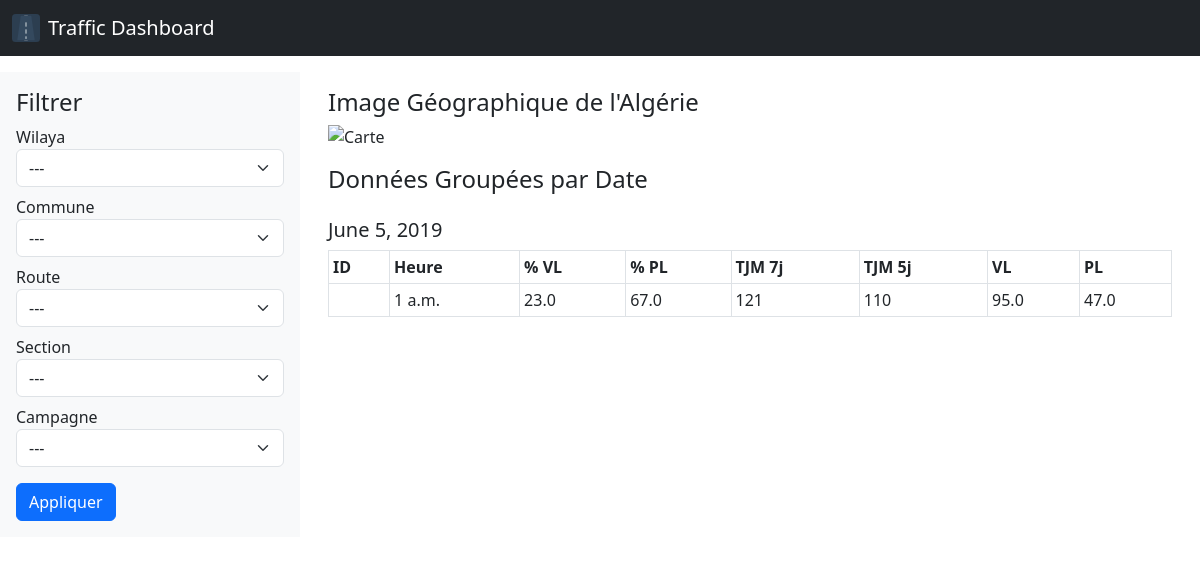
The page / on the database its author committed.
### main/models.py (models this page shows, shortened)
class Traffic(models.Model):
    brutedata = models.ForeignKey('BruteData', on_delete=models.CASCADE, related_name='traffic', null=True)
    date = models.DateField(null=True, blank=True)
    heure = models.TimeField(null=True, blank=True)
    trafic = models.FloatField(null=True, blank=True)
    percent_PL = models.FloatField(null=True, blank=True)
    percent_VL = models.FloatField(null=True, blank=True)
    TJM_7d = models.IntegerField(null=True, blank=True)
    TJM_5d = models.IntegerField(null=True, blank=True)
    VL = models.FloatField(null=True, blank=True)
    PL = models.FloatField(null=True, blank=True)

### main/views.py (the view)
# urls.py: path('', views.dashboard_view, name='dashboard'),
def dashboard_view(request):
    wilayas = Wilaya.objects.all()
    communes = Commune.objects.all()
    routes = Route.objects.all()
    sections = Section.objects.all()
    campagnes = Campagne.objects.all()
    selected_wilaya = request.GET.get("wilaya")
    selected_commune = request.GET.get("commune")
    selected_route = request.GET.get("route")
    selected_section = request.GET.get("section")
    selected_campagne = request.GET.get("campagne")
    filtered_data = BruteData.objects.all()
    if selected_section:
        filtered_data = filtered_data.filter(section_id=selected_section)
    elif selected_commune:
        filtered_data = filtered_data.filter(section__commune_id=selected_commune)
    elif selected_wilaya:
        filtered_data = filtered_data.filter(section__commune__wilaya_id=selected_wilaya)
    if selected_route:
        filtered_data = filtered_data.filter(section__route_id=selected_route)
    if selected_campagne:
        filtered_data = filtered_data.filter(campagnes__id=selected_campagne)
    traffic_data = Traffic.objects.filter(id__in=filtered_data).order_by("date", "heure")
    grouped_traffic = defaultdict(list)
    for traffic in traffic_data:
        grouped_traffic[traffic.date].append(traffic)
    return render(request, "dashboard.html", {
        "wilayas": wilayas,
        "communes": communes,
        "routes": routes,
        "sections": sections,
        "campagnes": campagnes,
        "grouped_traffic": dict(grouped_traffic),
    })

### main/models.py (called while the page is built)
    def __str__(self):
        return f"Section {self.code} ({self.lieu_d} → {self.lieu_f})"

    def __str__(self):
        return f"Campagne {self.annee} - T{self.trimestre}"

### main/templates/dashboard.html (shortened to what this page needs)
<!DOCTYPE html>
<html>
<head>
  <link
    rel="stylesheet"
    href="https://cdn.jsdelivr.net/npm/bootstrap@5.3.0/dist/css/bootstrap.min.css"
  />
</head>
<body>
  <nav class="navbar navbar-expand-lg navbar-dark bg-dark mb-3">
    <div class="container-fluid">
      <a class="navbar-brand d-flex align-items-center" href="#">
        Traffic Dashboard
      </a>
    </div>
  </nav>
  <div class="container-fluid">
    <div class="row">
      <div class="col-md-3 bg-light p-3">
        <h4>Filtrer</h4>
        <form method="get">
          <div class="mb-2">
            <label for="wilaya">Wilaya</label>
            <select name="wilaya" class="form-select">
              <option value="">---</option>
            </select>
          </div>
          <div class="mb-2">
            <label for="commune">Commune</label>
            <select name="commune" class="form-select">
              <option value="">---</option>
            </select>
          </div>
          <div class="mb-2">
            <label for="route">Route</label>
            <select name="route" class="form-select">
              <option value="">---</option>
            </select>
          </div>
          <div class="mb-2">
            <label for="section">Section</label>
            <select name="section" class="form-select">
              <option value="">---</option>
            </select>
          </div>
          <div class="mb-2">
            <label for="campagne">Campagne</label>
            <select name="campagne" class="form-select">
              <option value="">---</option>
            </select>
          </div>
          <button type="submit" class="btn btn-primary mt-2">
            Appliquer
          </button>
        </form>
      </div>
      <div class="col-md-9">
        <div class="p-3">
          <h4>Image Géographique de l'Algérie</h4>
          <img
            src="https://ik.imagekit.io/bkshlvxqi/Screenshot%202025-06-13%20160338.png"
            class="img-fluid mb-3"
            alt="Carte"
            style="max-width: 100%; height: auto; max-height: 400px"
          />
          <h4>Données Groupées par Date</h4>
          {% for date, traffics in grouped_traffic.items %}
            <h5 class="mt-4">{{ date }}</h5>
            <table class="table table-bordered table-sm">
              <thead>
                <tr>
                  <th>ID</th>
                  <th>Heure</th>
                  <th>% VL</th>
                  <th>% PL</th>
                  <th>TJM 7j</th>
                  <th>TJM 5j</th>
                  <th>VL</th>
                  <th>PL</th>
                </tr>
              </thead>
              <tbody>
                {% for traffic in traffics %}
                  <tr>
                    <td>{{ traffic.id_id }}</td>
                    <td>{{ traffic.heure }}</td>
                    <td>{{ traffic.percent_VL }}</td>
                    <td>{{ traffic.percent_PL }}</td>
                    <td>{{ traffic.TJM_7d }}</td>
                    <td>{{ traffic.TJM_5d }}</td>
                    <td>{{ traffic.VL }}</td>
                    <td>{{ traffic.PL }}</td>
                  </tr>
                {% endfor %}
              </tbody>
            </table>
          {% empty %}
            <p>Aucune donnée de trafic disponible.</p>
          {% endfor %}
        </div>
      </div>
    </div>
  </div>
</body>
</html>

### rows shown on the page
Traffic: date "June 5, 2019", heure "1 a.m.", percent_VL "23.0", percent_PL "67.0", TJM_7d "121", TJM_5d "110", VL "95.0", PL "47.0"
